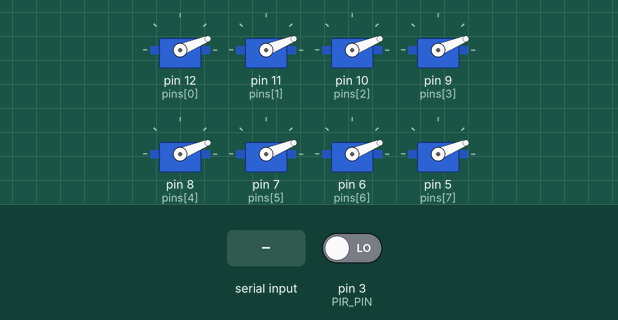
A sketch run on a simulated Arduino Uno, built with avr-gcc and run on an emulated ATmega328P. Shown: 8 × servo. Inputs (shaded band) come from the test bench; at power-on: pin 3 (PIR_PIN) LOW. What the sketch prints to the serial monitor is not drawn.

Above: at 2.4 s.
2.5 s: "HAND8,\n" received over Serial
At 2.9 s:
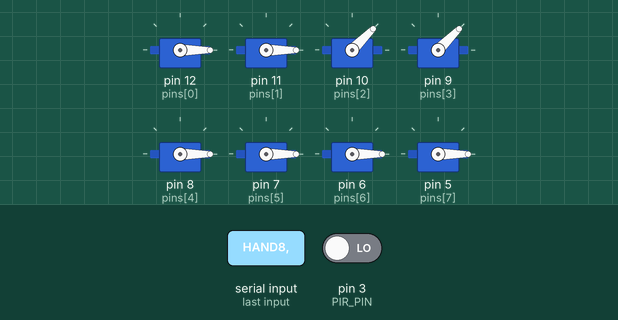
4.0 s: "HAND8,,45\n" received over Serial
At 5.4 s:
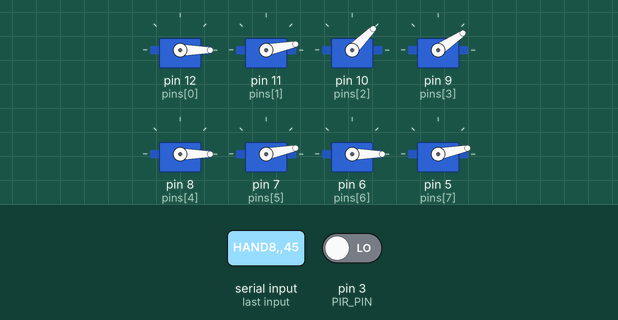
Timing chart, 0 to 7.0 s (numbered marks = the images above; inputs shaded):
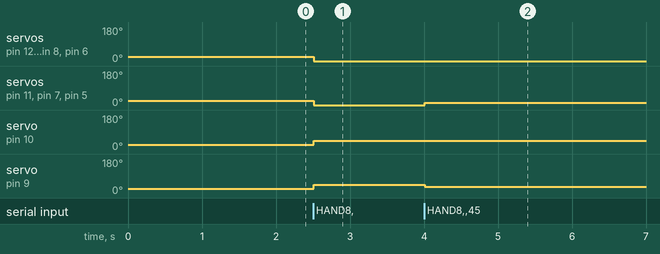

The sketch:

hand_control_8servo_listener.ino
```cpp
/*
 * 8-Servo Hand Control Listener (ACTIVE)
 * Receives: "HAND8,pos0,pos1,pos2,pos3,pos4,pos5,pos6,pos7"
 * Sends: "PIR,1" when motion detected
 *
 * Exact command index -> servo -> pin mapping:
 * pos0 -> Thumb    -> D12
 * pos1 -> Index    -> D11
 * pos2 -> Middle   -> D10 (REVERSED)
 * pos3 -> Ring     -> D9  (REVERSED)
 * pos4 -> Pinky    -> D8
 * pos5 -> Shoulder -> D7
 * pos6 -> Elbow    -> D6
 * pos7 -> Wrist    -> D5
 *
 * PIR Sensor on D2
 *
 * Note: Arm servos are Shoulder=D7, Elbow=D6, Wrist=D5.
 * Range clamped to 0-45 degrees. Pins 9 and 10 are reversed.
 */

#include <Servo.h>

const int NUM_SERVOS = 8;
const int pins[NUM_SERVOS] = {12, 11, 10, 9, 8, 7, 6, 5};  // Reversed order
const char* servoNames[NUM_SERVOS] = {
  "Thumb", "Index", "Middle", "Ring", "Pinky", "Shoulder", "Elbow", "Wrist"
};

// PIR Sensor
const int PIR_PIN = 3;
bool lastPirState = false;
unsigned long lastPirSendTime = 0;
const unsigned long PIR_DEBOUNCE_MS = 200;  // Min time between PIR reports

// Range configuration
const int MIN_ANGLE = 0;
const int MAX_ANGLE = 45;

// Check if a pin should be reversed
bool isReversedPin(int pin) {
  return (pin == 9 || pin == 10);
}

Servo servos[NUM_SERVOS];
int currentPositions[NUM_SERVOS];
String inputBuffer = "";

void setup() {
  Serial.begin(9600);

  // Setup PIR sensor
  pinMode(PIR_PIN, INPUT);

  // Attach all servos
  int startPos = (MIN_ANGLE + MAX_ANGLE) / 2;  // Start at midpoint of range
  for (int i = 0; i < NUM_SERVOS; i++) {
    servos[i].attach(pins[i]);
    currentPositions[i] = startPos;
    servos[i].write(startPos);
  }

  delay(1000);
  Serial.println("8-Servo Hand Control Ready - Listening for HAND8 commands");
  Serial.print("PIR Sensor on pin D");
  Serial.println(PIR_PIN);
  Serial.print("Range: ");
  Serial.print(MIN_ANGLE);
  Serial.print("-");
  Serial.println(MAX_ANGLE);
  Serial.println("Command mapping: pos0..pos7 -> servo -> pin");
  for (int i = 0; i < NUM_SERVOS; i++) {
    Serial.print("pos");
    Serial.print(i);
    Serial.print(" -> ");
    Serial.print(servoNames[i]);
    Serial.print(" -> D");
    Serial.print(pins[i]);
    if (isReversedPin(pins[i])) {
      Serial.print(" (REVERSED)");
    }
    Serial.println();
  }
}

void loop() {
  // Check PIR sensor and report motion to Python
  bool pirState = digitalRead(PIR_PIN) == HIGH;
  unsigned long now = millis();

  // Send PIR event on rising edge (motion detected) with debounce
  if (pirState && !lastPirState && (now - lastPirSendTime > PIR_DEBOUNCE_MS)) {
    Serial.println("PIR,1");
    lastPirSendTime = now;
  }
  lastPirState = pirState;

  // Read serial input
  while (Serial.available()) {
    char c = Serial.read();
    if (c == '\n') {
      processCommand(inputBuffer);
      inputBuffer = "";
    } else {
      inputBuffer += c;
    }
  }
}

void processCommand(String command) {
  // Expected format: "HAND8,pos0,pos1,pos2,pos3,pos4,pos5,pos6,pos7"
  if (command.startsWith("HAND8,")) {
    // Remove "HAND8," prefix
    String data = command.substring(6);

    // Parse comma-separated values
    int positions[NUM_SERVOS];
    int index = 0;
    int lastComma = -1;

    for (int i = 0; i < NUM_SERVOS; i++) {
      int nextComma = data.indexOf(',', lastComma + 1);

      if (nextComma == -1) {
        // Last value
        positions[i] = data.substring(lastComma + 1).toInt();
      } else {
        positions[i] = data.substring(lastComma + 1, nextComma).toInt();
      }

      lastComma = nextComma;
    }

    // Set servo positions with mapping and constraints
    for (int i = 0; i < NUM_SERVOS; i++) {
      // Map 0-180 input to MIN_ANGLE-MAX_ANGLE output
      int pos = map(positions[i], 0, 180, MIN_ANGLE, MAX_ANGLE);
      pos = constrain(pos, MIN_ANGLE, MAX_ANGLE);

      // Reverse if this pin is in the reversed list
      if (isReversedPin(pins[i])) {
        pos = MAX_ANGLE - pos;
      }

      currentPositions[i] = pos;
      servos[i].write(pos);
    }
  }
}
```

Measured:
- after the input at 2.5 s, servo on pin 12 (pins[0]), servo on pin 11 (pins[1]), servo on pin 8 (pins[4]), servo on pin 7 (pins[5]), servo on pin 6 (pins[6]), servo on pin 5 (pins[7]): 22° → 0° at once; servo on pin 10 (pins[2]), servo on pin 9 (pins[3]): 22° → 45° at once
- after the input at 4.0 s, servo on pin 11 (pins[1]), servo on pin 7 (pins[5]), servo on pin 5 (pins[7]): 0° → 11° at once; servo on pin 9 (pins[3]): 45° → 34° at once
